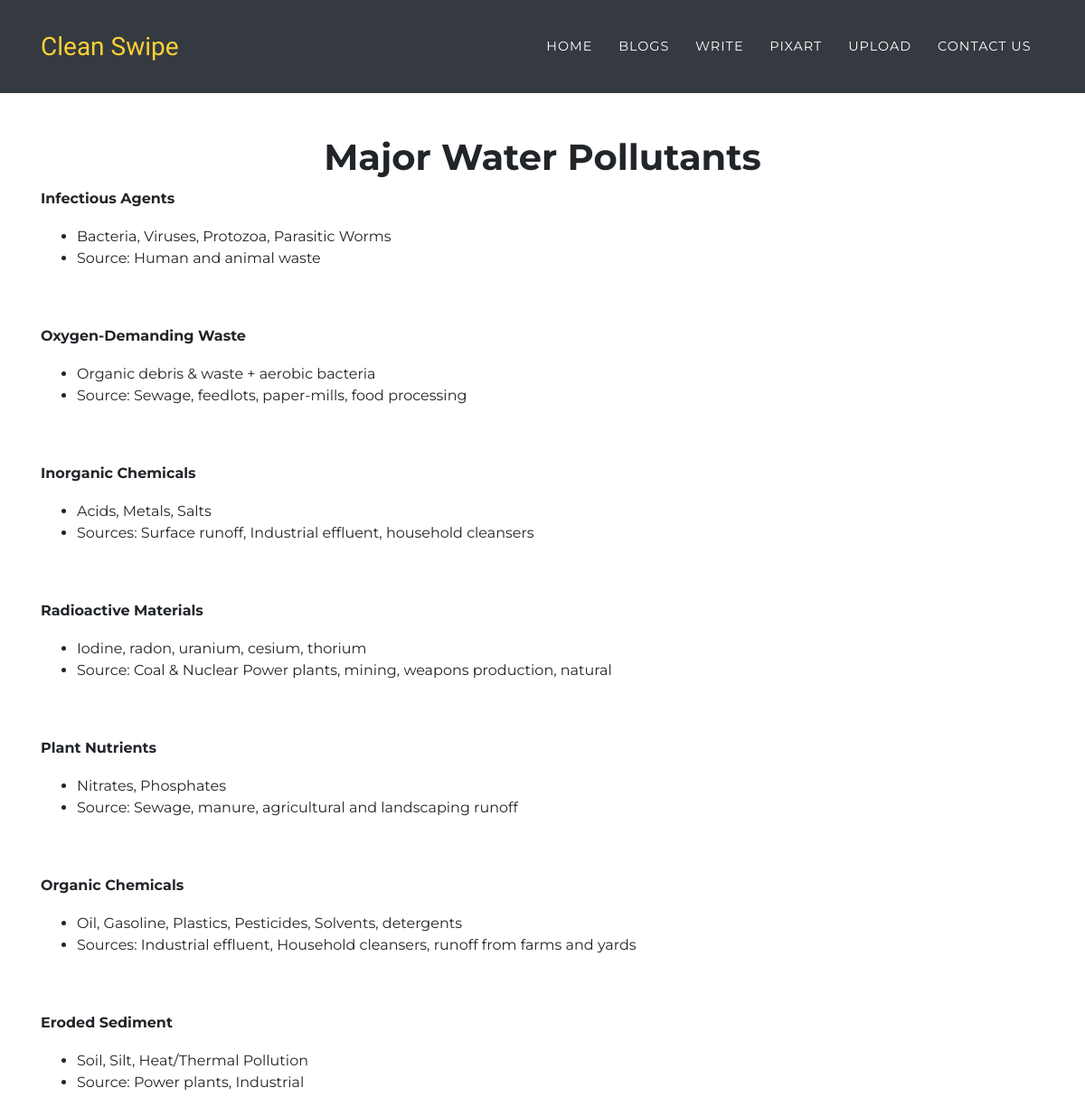
Screenshot of /read-blog/133bc444-741c-11ee-a457-a515515af5b0 with the database file from the repository.
### server/models.py (models this page shows, shortened)
class Blog(db.Model):
    __tablename__ = 'blog'
    id = db.Column(db.String(255), primary_key=True)
    blog_title = db.Column(db.String(255), nullable=False)
    blog_body = db.Column(Text, nullable=False)

### app.py (the view)
@app.route('/read-blog/<string:blog_id>')
def read_blog(blog_id):
    blog = Blog.query.get(blog_id)
    return render_template('blog.html', blog=blog)

### templates/blog.html (shortened to what this page needs)
<!DOCTYPE html>
<html>
<head>
    <link rel="stylesheet" href="{{ url_for('static', filename='bootstrap/css/bootstrap.min.css') }}">
</head>
<body>
    <nav class="navbar navbar-dark navbar-expand-lg fixed-top bg-dark" id="mainNav">
        <div class="container"><a class="navbar-brand" href="/">Clean Swipe</a>
            <div class="collapse navbar-collapse" id="navbarResponsive">
                <ul class="navbar-nav ml-auto text-uppercase">
                    <li class="nav-item"><a class="nav-link js-scroll-trigger" href="/">Home</a></li>
                    <li class="nav-item"><a class="nav-link js-scroll-trigger" href="/blogs">Blogs</a></li>
                    <li class="nav-item"><a class="nav-link js-scroll-trigger" href="/write">Write</a></li>
                    <li class="nav-item"><a class="nav-link js-scroll-trigger" href="/pixart">PixART</a></li>
                    <li class="nav-item"><a class="nav-link js-scroll-trigger" href="/upload">Upload</a></li>
                    <li class="nav-item"><a class="nav-link js-scroll-trigger" href="#contact">Contact Us</a></li>
                </ul>
            </div>
        </div>
    </nav>
    <section class="blog-post">
        <div class="container">
            <h1 class="text-center">{{blog.blog_title}}</h1>
            <div class="blog-content" id="blog-content">
                {{blog.blog_body | safe}}
            </div>
        </div>
    </section>
</body>
</html>

### rows the page displays
Blog: blog_title "Major Water Pollutants", blog_body "Infectious Agents Bacteria, Viruses, Protozoa, Parasitic Worms Source: Human and animal waste Oxygen-Demanding Waste Organic debris & waste + aerobic bacteria Source: Sewage, feedlots, paper-mills, food processing Inorganic Chemicals Acids, Metals, Salts Sources: Surface runoff, Industrial effluent, household cleansers Radioactive Materials Iodine, radon, uranium, cesium, thorium Source: Coal & Nuclear Power plants, mining, weapons production, natural Plant Nutrients Nitrates, Phosphates Source: Sewage, manure, agricultural and landscaping runoff Organic Chemicals Oil, Gasoline, Plastics, Pesticides, Solvents, detergents Sources: Industrial effluent, Household cleansers, runoff from farms…"
